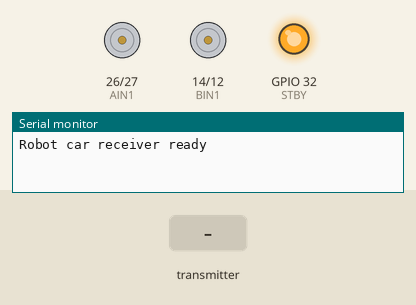
Simulated run of this sketch. Board: ESP32. On the bench: motor-driver pin pairs drawn as motors (green arrow = first pin HIGH = forward, orange = second pin HIGH = backward, longer = more drive, scaled by the enable pin, stopped while the standby pin is LOW), output pins drawn as LEDs (lit = HIGH), the last lines printed to the serial monitor. The test bench sets the inputs (shaded band).

Above: at 2.2 s.
2.3 s: the transmitter starts sending mode = 0
4.3 s: the transmitter starts sending armed = 1
6.3 s: the transmitter starts sending mode = 1
8.2 s: the transmitter starts sending forwardBack = 1024
At 8.7 s:
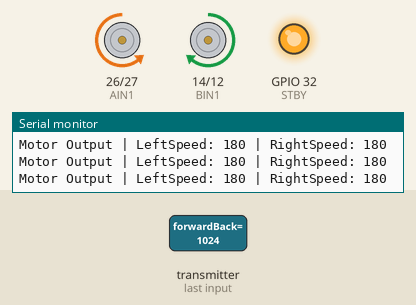
9.7 s: the transmitter starts sending leftRight = 1024
At 10.2 s:
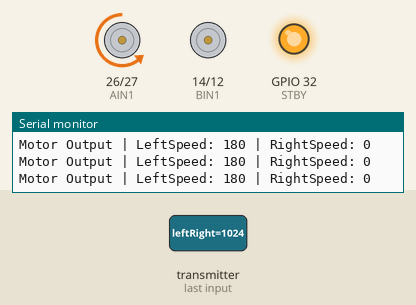
11.2 s: the transmitter starts sending forwardBack = 0
At 11.8 s:
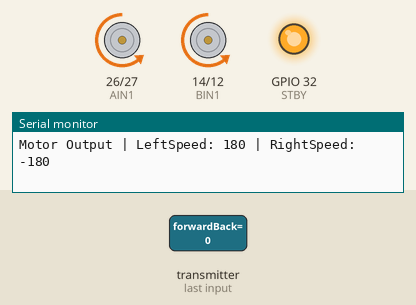
Timing chart, 0 to 13.7 s (numbered marks = the images above; inputs shaded):
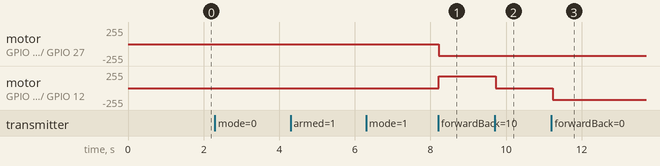

Measured:
- after the input at 8.2 s, motor on GPIO 26 (AIN1) / GPIO 27 (AIN2): stopped → backward 179/255 at once; motor on GPIO 14 (BIN1) / GPIO 12 (BIN2): stopped → forward 179/255 at once
- after the input at 9.7 s, motor on GPIO 14 (BIN1) / GPIO 12 (BIN2): forward 179/255 → stopped at once
- after the input at 11.2 s, motor on GPIO 14 (BIN1) / GPIO 12 (BIN2): stopped → backward 179/255 at once

The sketch:

robot_car_receiver.ino
```cpp
/*
  ESP32 Wireless Gesture-Controlled Robot Car - Receiver

  Receives glove control data using ESP-NOW and drives a 4WD robot car
  through a TB6612FNG motor driver.

  Mode 1:
    Forward/Back -> drive forward/backward
    Left/Right   -> turn left/right

  Mode 2:
    Motors stop.

*/

#include <WiFi.h>
#include <esp_now.h>

// =========================
// TB6612FNG motor pins
// =========================

const int AIN1 = 26;
const int AIN2 = 27;
const int PWMA = 25;

const int BIN1 = 14;
const int BIN2 = 12;
const int PWMB = 33;

const int STBY = 32;

// =========================
// Control settings
// =========================

const int maxMotorSpeed = 180; // 0-255. Change lower/higher if needed.
const int deadZone = 10;

// Temporary safety setting.
const bool TEST_ENABLE_WITHOUT_ARM = true;

// Stop motors if wireless data stops coming in
unsigned long lastReceiveTime = 0;
const unsigned long signalTimeout = 500; // milliseconds

// =========================
// Data structure from glove
// Must match transmitter exactly
// =========================

typedef struct ControlData {
  int mode;
  int forwardBack;
  int leftRight;
  int upDown;
  int yaw;
  bool armed;
} ControlData;

ControlData receivedData;

// =========================
// ESP-NOW receive callback
// =========================

void onDataReceive(const esp_now_recv_info_t *info, const uint8_t *incomingData, int len) {
  memcpy(&receivedData, incomingData, sizeof(receivedData));
  lastReceiveTime = millis();

  Serial.print("Mode: ");
  Serial.print(receivedData.mode);

  Serial.print(" | FB: ");
  Serial.print(receivedData.forwardBack);

  Serial.print(" | LR: ");
  Serial.print(receivedData.leftRight);

  Serial.print(" | Armed: ");
  Serial.println(receivedData.armed ? "YES" : "NO");
}

void setup() {
  Serial.begin(115200);
  delay(1000);

  // Motor direction pins
  pinMode(AIN1, OUTPUT);
  pinMode(AIN2, OUTPUT);
  pinMode(BIN1, OUTPUT);
  pinMode(BIN2, OUTPUT);
  pinMode(STBY, OUTPUT);

  // Enable motor driver
  digitalWrite(STBY, HIGH);

  // New ESP32 PWM setup
  ledcAttach(PWMA, 1000, 8);
  ledcAttach(PWMB, 1000, 8);

  stopMotors();

  // ESP-NOW setup
  WiFi.mode(WIFI_STA);

  if (esp_now_init() != ESP_OK) {
    Serial.println("ESP-NOW init failed");
    return;
  }

  esp_now_register_recv_cb(onDataReceive);

  Serial.println("Robot car receiver ready");
}

void loop() {
  // Failsafe: stop if wireless signal is lost
  if (millis() - lastReceiveTime > signalTimeout) {
    stopMotors();
    return;
  }

  // Temporary: allow testing before arm/disarm button is added
  bool controlEnabled = receivedData.armed || TEST_ENABLE_WITHOUT_ARM;

  if (!controlEnabled) {
    stopMotors();
    return;
  }

  // Only Mode 1 drives the car right now
  if (receivedData.mode != 1) {
    stopMotors();
    return;
  }

  int throttle = receivedData.forwardBack; // forward/back
  int steering = receivedData.leftRight;   // left/right

  if (abs(throttle) <= deadZone) {
    throttle = 0;
  }

  if (abs(steering) <= deadZone) {
    steering = 0;
  }

  /*
    Tank drive:

    throttle = forward/back
    steering = left/right

  */

  int leftSpeed = throttle + steering;
  int rightSpeed = throttle - steering;

  leftSpeed = constrain(leftSpeed, -100, 100);
  rightSpeed = constrain(rightSpeed, -100, 100);

  // Convert -100 to +100 into motor speed range
  leftSpeed = map(leftSpeed, -100, 100, -maxMotorSpeed, maxMotorSpeed);
  rightSpeed = map(rightSpeed, -100, 100, -maxMotorSpeed, maxMotorSpeed);

  Serial.print("Motor Output | LeftSpeed: ");
  Serial.print(leftSpeed);
  Serial.print(" | RightSpeed: ");
  Serial.println(rightSpeed);

  leftMotor(leftSpeed);
  rightMotor(rightSpeed);

  delay(50);
}

// =========================
// Motor functions
// =========================

void leftMotor(int speed) {
  speed = constrain(speed, -255, 255);

  if (speed > 0) {
    digitalWrite(AIN1, LOW);
    digitalWrite(AIN2, HIGH);
    ledcWrite(PWMA, speed);
  } else if (speed < 0) {
    digitalWrite(AIN1, HIGH);
    digitalWrite(AIN2, LOW);
    ledcWrite(PWMA, -speed);
  } else {
    digitalWrite(AIN1, LOW);
    digitalWrite(AIN2, LOW);
    ledcWrite(PWMA, 0);
  }
}

void rightMotor(int speed) {
  speed = constrain(speed, -255, 255);

  if (speed > 0) {
    digitalWrite(BIN1, HIGH);
    digitalWrite(BIN2, LOW);
    ledcWrite(PWMB, speed);
  } else if (speed < 0) {
    digitalWrite(BIN1, LOW);
    digitalWrite(BIN2, HIGH);
    ledcWrite(PWMB, -speed);
  } else {
    digitalWrite(BIN1, LOW);
    digitalWrite(BIN2, LOW);
    ledcWrite(PWMB, 0);
  }
}

void stopMotors() {
  leftMotor(0);
  rightMotor(0);
}
```
